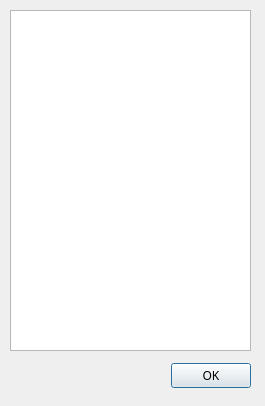
<?xml version="1.0" encoding="UTF-8"?>
<ui version="4.0">
 <class>freq_dialog</class>
 <widget class="QDialog" name="freq_dialog">
  <property name="geometry">
   <rect>
    <x>0</x>
    <y>0</y>
    <width>265</width>
    <height>406</height>
   </rect>
  </property>
  <property name="font">
   <font>
    <family>微软雅黑</family>
   </font>
  </property>
  <property name="windowTitle">
   <string>词汇出现频率</string>
  </property>
  <property name="modal">
   <bool>true</bool>
  </property>
  <widget class="QDialogButtonBox" name="buttonbox">
   <property name="geometry">
    <rect>
     <x>10</x>
     <y>360</y>
     <width>241</width>
     <height>32</height>
    </rect>
   </property>
   <property name="orientation">
    <enum>Qt::Horizontal</enum>
   </property>
   <property name="standardButtons">
    <set>QDialogButtonBox::Ok</set>
   </property>
  </widget>
  <widget class="QTableWidget" name="word_table">
   <property name="geometry">
    <rect>
     <x>10</x>
     <y>10</y>
     <width>241</width>
     <height>341</height>
    </rect>
   </property>
   <property name="sizeAdjustPolicy">
    <enum>QAbstractScrollArea::AdjustToContents</enum>
   </property>
   <property name="editTriggers">
    <set>QAbstractItemView::NoEditTriggers</set>
   </property>
   <property name="selectionMode">
    <enum>QAbstractItemView::SingleSelection</enum>
   </property>
   <property name="selectionBehavior">
    <enum>QAbstractItemView::SelectRows</enum>
   </property>
   <attribute name="horizontalHeaderVisible">
    <bool>false</bool>
   </attribute>
   <attribute name="verticalHeaderVisible">
    <bool>false</bool>
   </attribute>
  </widget>
 </widget>
 <resources/>
 <connections>
  <connection>
   <sender>buttonbox</sender>
   <signal>accepted()</signal>
   <receiver>freq_dialog</receiver>
   <slot>accept()</slot>
   <hints>
    <hint type="sourcelabel">
     <x>248</x>
     <y>254</y>
    </hint>
    <hint type="destinationlabel">
     <x>157</x>
     <y>274</y>
    </hint>
   </hints>
  </connection>
  <connection>
   <sender>buttonbox</sender>
   <signal>rejected()</signal>
   <receiver>freq_dialog</receiver>
   <slot>reject()</slot>
   <hints>
    <hint type="sourcelabel">
     <x>316</x>
     <y>260</y>
    </hint>
    <hint type="destinationlabel">
     <x>286</x>
     <y>274</y>
    </hint>
   </hints>
  </connection>
 </connections>
</ui>
